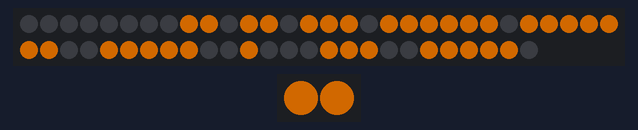
Simulated run of this sketch. Board: Arduino Uno, built with avr-gcc and run on an emulated ATmega328P. Shown: 56 RGB LEDs in strip order, left to right, continuing on the next row, 2 RGB LEDs in strip order, left to right. Dim RGB values are drawn brighter than linear; the local clock reads 2024-03-15 10:24:30 at power-on unless the sketch sets it.

Above: at 1.1 s.
At 128.7 s:
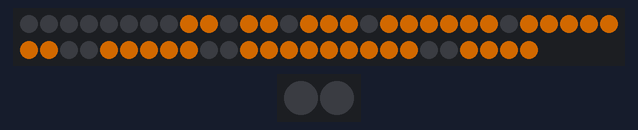
Timing chart, 0 to 130.0 s (numbered marks = the images above):
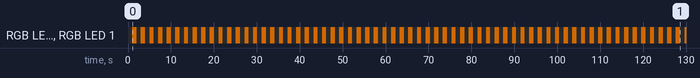

Measured:
- by itself, RGB LED 0, RGB LED 1: alternates RGB(120, 60, 0) for 1.0 s and off for 1.0 s
- what the display in image 0 shows lasts 1.0 s, from 1.0 s to 2.0 s

The sketch:

TitanCode.ino
```cpp
// (licence header left out)
//RTC libraries
#include <Wire.h>
#include <Adafruit_NeoPixel.h>
#include "DS3231.h"
//WS2812B libraries

#ifdef __AVR__
  #include <avr/power.h>
#endif

/**************RGB strip Definitions**************/

// Define pins for led strip
#define PIN            9
#define PINBLINK       6

// Define pixels in the strip
#define NUMPIXELS      56
#define NUMPIXELS3     2

//Setup led strips
Adafruit_NeoPixel pixels = Adafruit_NeoPixel(NUMPIXELS, PIN, NEO_GRB + NEO_KHZ800);
Adafruit_NeoPixel blinks  = Adafruit_NeoPixel(NUMPIXELS3, PINBLINK, NEO_GRB + NEO_KHZ800);


/**************RTC Definitions**************/
RTClib rtc;


/*******Control states for the clock********/
int delayval = 1000;

int hourDigit1=0;
int hourDigit2=0;
int miniteDigit1=0;
int miniteDigit2=0;

int blinkState=0;
/////*Globals*/////

#define SEGMENT_SIZE    14
#define TOTAL_SEGMENTS  4


/////*Number templates*/////
//This define a template for number inside a segment according to the wiring of the project,
//1 represent the led is on and should be colored
//0 represent that is should be off
//2 leds per segment, 14 leds per number

//Mask for right to left numbers
unsigned int rgbColourInv[11][14]={
  {1,1,1,0,1,1,1,1,1,1,0,1,1,1}, //0
  {0,1,1,0,1,1,0,0,0,0,0,0,0,0}, //1
  {1,0,0,1,1,1,1,1,0,0,1,1,1,1}, //2
  {1,1,1,1,1,1,1,1,0,0,1,0,0,1}, //3
  {0,1,1,1,1,1,0,0,1,1,1,0,0,0}, //4
  {1,1,1,1,0,0,1,1,1,1,1,0,0,1}, //5
  {1,1,1,1,0,0,1,1,1,1,1,1,1,1}, //6
  {0,1,1,0,1,1,1,1,0,0,0,0,0,0}, //7
  {1,1,1,1,1,1,1,1,1,1,1,1,1,1}, //8
  {0,1,1,1,1,1,1,1,1,1,0,0,0,0}, //9
  {0,0,0,0,0,0,0,0,0,0,0,0,0,0}, //nill
};

//Mask for left to right numbers
unsigned int rgbColour[11][14]={
  {1,1,1,0,1,1,1,1,1,1,0,1,1,1}, //0
  {0,0,0,0,0,0,0,0,1,1,0,1,1,0}, //1
  {1,1,1,1,0,0,1,1,1,1,1,0,0,1}, //2
  {1,0,0,1,0,0,1,1,1,1,1,1,1,1}, //3
  {0,0,0,1,1,1,0,0,1,1,1,1,1,0}, //4
  {1,0,0,1,1,1,1,1,0,0,1,1,1,1}, //5
  {1,1,1,1,1,1,1,1,0,0,1,1,1,1}, //6
  {0,0,0,0,0,0,1,1,1,1,0,1,1,0}, //7
  {1,1,1,1,1,1,1,1,1,1,1,1,1,1}, //8
  {0,0,0,0,1,1,1,1,1,1,1,1,1,0}, //9
  {0,0,0,0,0,0,0,0,0,0,0,0,0,0}, //nill
};

//Creates a RGB color schedule by hourR
unsigned int colorSchedule[24][3]= {
  {40,0,0},  //00
  {40,0,0},  //01
  {40,0,0},  //02
  {40,0,0},  //03
  {40,0,0},  //04
  {40,0,0},  //05
  {180,0,0},  //06
  {180,0,0},  //07
  {160,20,0},  //08
  {140,40,0},  //09
  {120,60,0},  //10
  {100,80,0},  //11
  {80,100,0},  //12
  {60,120,0},  //13
  {40,140,0},  //14
  {20,160,0},  //15
  {0,180,0},  //16
  {0,160,20},  //17
  {0,140,40},  //18
  {0,120,60},  //19
  {0,100,80},  //20
  {0,80,100},  //21
  {40,0,0},  //22
  {40,0,0},  //23
};
int currColor[3]= {0,0,160};

/////*-------*/////
void setup() {

  pixels.begin(); // This initializes the NeoPixel library.
  blinks.begin(); // This initializes the NeoPixel library.
  Serial.begin(9600);
  delay(1000);
  Wire.begin();
}

//Set the number's color for a given segment
void setNumber(int number, int segment,  int r,int g,int b)
{
  //Segment are offsets of 14
  int offset = SEGMENT_SIZE * segment;

  if(segment < TOTAL_SEGMENTS)
  {
    for (int i = 0 ; i < SEGMENT_SIZE; i++)
    {
      if( rgbColour[number][i] == 0)
      {
         pixels.setPixelColor(i + offset, pixels.Color(0,0,0));
      }else{
         pixels.setPixelColor(i + offset, pixels.Color(r,g,b));
      }
    }
  }
}

//Set the blinking dots color
void setBlink(int r,int g,int b)
{
      blinks.setPixelColor(0, pixels.Color(r,g,b));
      blinks.setPixelColor(1, pixels.Color(r,g,b));
}

void loop() {

  DateTime now = rtc.now();

  hourDigit1=now.hour()/10;
  hourDigit2=now.hour()%10;
  miniteDigit1=now.minute()/10;
  miniteDigit2=now.minute()%10;

  //Serial.println(now.hour()+':'+now.minute()+':'+now.second());

  //Color calculation
  currColor[0] = colorSchedule[now.hour()][0];
  currColor[1] = colorSchedule[now.hour()][1];
  currColor[2] = colorSchedule[now.hour()][2];

  //Extra power saving by disabling the first 0 in hours like 09:30
  if (hourDigit1 == 0)
  {
    setNumber(10,0,currColor[0],currColor[1],currColor[2]);
  }else{
    setNumber(hourDigit1,0,currColor[0],currColor[1],currColor[2]);
  }
  setNumber(hourDigit2,1,currColor[0],currColor[1],currColor[2]);
  setNumber(miniteDigit1,2,currColor[0],currColor[1],currColor[2]);
  setNumber(miniteDigit2,3,currColor[0],currColor[1],currColor[2]);
  if(blinkState==0)
  {
    setBlink(currColor[0],currColor[1],currColor[2]);
    blinkState = 1;
  }else
  {
    setBlink(0,0,0);
    blinkState = 0;
  }

  pixels.show();
  blinks.show();

  delay(delayval);
}
```
